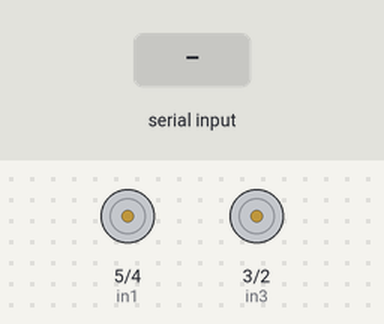
This sketch was run on a simulated Arduino Uno, built with avr-gcc and run on an emulated ATmega328P. Shown: motor-driver pin pairs drawn as motors (green arrow = first pin HIGH = forward, orange = second pin HIGH = backward, longer = more drive, scaled by the enable pin). Inputs (shaded band) come from the test bench. What the sketch prints to the serial monitor is not drawn.

Above: at 1.2 s.
1.3 s: "F" received over Serial
At 2.1 s:
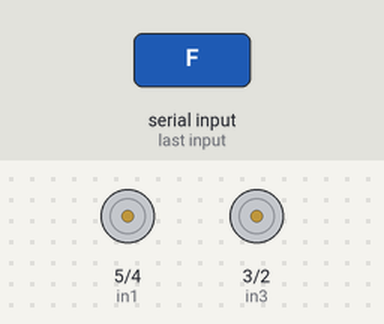
2.8 s: byte 71 (71) received over Serial
At 3.1 s:
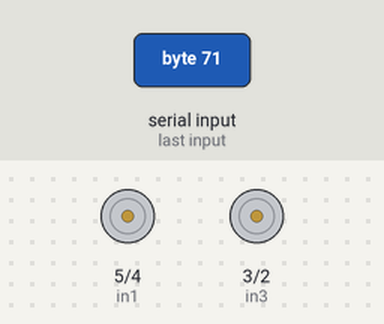
4.3 s: byte 74 (74) received over Serial
At 5.4 s:
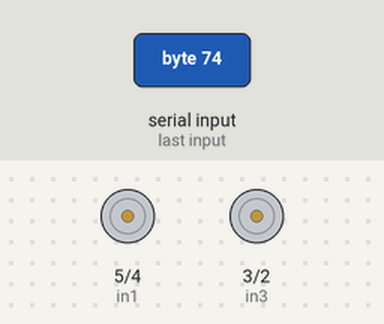
5.8 s: byte 72 (72) received over Serial
At 6.9 s:
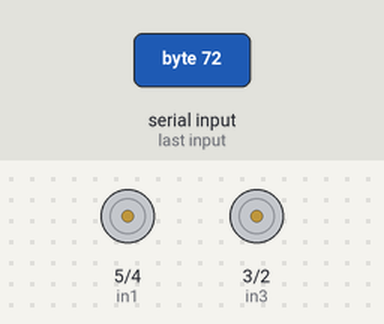
7.3 s: "B" received over Serial
At 8.0 s:
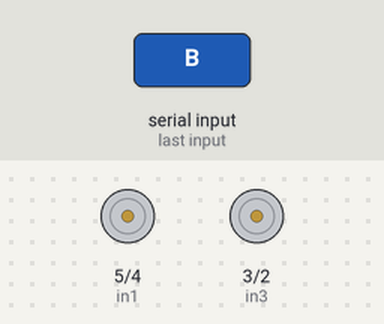
8.8 s: "R" received over Serial
At 9.1 s:
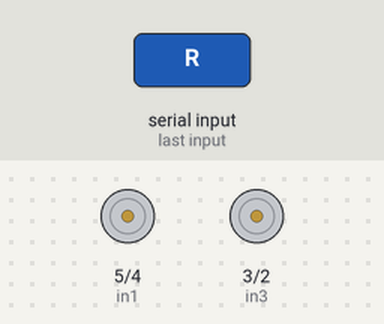
Timing chart, 0 to 11.3 s (numbered marks = the images above; inputs shaded):
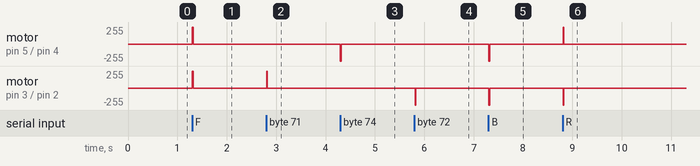

The sketch:

bluetooth_hc_05.ino
```cpp
/*********TACHLOG powered********
*********www.troncart.com*******
**electronics components online**
***********Bluetooth controlled car**************
***********13-05-2019**************
*/


int incomingByte = 0;     // for incoming serial data
int enA = 9;              //setting pin 9 as the enable pin of left motor
int in1 = 5;              //setting pin 5 as the input command for left motor
int in2 = 4;              //setting pin 4 as the input command for left motor
int enB = 10;             //setting pin 10 as the enable pin of right motor
int in3 = 3;              //setting pin 3 as the input command for right motor
int in4 = 2;              //setting pin 2 as the input command for right motor
void setup()
{
  Serial.begin(9600);     // opens serial port, sets data rate to 9600 bps
  pinMode(enA, OUTPUT);   //Sets the digital ports used to an output
  pinMode(in1, OUTPUT);
  pinMode(in2, OUTPUT);
  pinMode(enB, OUTPUT);
  pinMode(in3, OUTPUT);
  pinMode(in4, OUTPUT);
}

void loop()
{
 if (Serial.available() > 0) // read the incoming byte:
  {
    incomingByte = Serial.read();
//    Serial.print("I received: ");
//    Serial.println(incomingByte);
switch (incomingByte)
{
  case 83:
  digitalWrite(enA, LOW);
  digitalWrite(enB, LOW);
  digitalWrite(in1, LOW);
  digitalWrite(in2, LOW);
  digitalWrite(in3, LOW);
  digitalWrite(in4, LOW);
  Serial.println("both motor are at rest");
  break;

    case 70:
  digitalWrite(enA, HIGH);
  digitalWrite(enB, HIGH);
  digitalWrite(in1, HIGH);
  digitalWrite(in2, LOW);
  digitalWrite(in3, HIGH);
  digitalWrite(in4, LOW);
  Serial.println("runs forward");
  break;

    case 66:
  digitalWrite(enA, HIGH);
  digitalWrite(enB, HIGH);
  digitalWrite(in1, LOW);
  digitalWrite(in2, HIGH);
  digitalWrite(in3, LOW);
  digitalWrite(in4, HIGH);
  Serial.println("runs backward");
  break;

    case 82:
  digitalWrite(enA, HIGH);
  digitalWrite(enB, HIGH);
  digitalWrite(in1, HIGH);
  digitalWrite(in2, LOW);
  digitalWrite(in3, LOW);
  digitalWrite(in4, HIGH);
  Serial.println("turns right");
  break;

    case 76:
  digitalWrite(enA, HIGH);
  digitalWrite(enB, HIGH);
  digitalWrite(in1, LOW);
  digitalWrite(in2, HIGH);
  digitalWrite(in3, HIGH);
  digitalWrite(in4, LOW);
  Serial.println("turns left");
  break;

    case 73:
  digitalWrite(enA, HIGH);
  digitalWrite(enB, LOW);
  digitalWrite(in1, HIGH);
  digitalWrite(in2, LOW);
  digitalWrite(in3, LOW);
  digitalWrite(in4, LOW);
  Serial.println("front right");
  break;

  case 71:
  digitalWrite(enA, LOW);
  digitalWrite(enB, HIGH);
  digitalWrite(in1, LOW);
  digitalWrite(in2, LOW);
  digitalWrite(in3, HIGH);
  digitalWrite(in4, LOW);
  Serial.println("front left");
  break;

  case 74:
  digitalWrite(enA, HIGH);
  digitalWrite(enB, LOW);
  digitalWrite(in1, LOW);
  digitalWrite(in2, HIGH);
  digitalWrite(in3, LOW);
  digitalWrite(in4, LOW);
  Serial.println("back right");
  break;

  case 72 :
  digitalWrite(enA, LOW);
  digitalWrite(enB, HIGH);
  digitalWrite(in1, LOW);
  digitalWrite(in2, LOW);
  digitalWrite(in3, LOW);
  digitalWrite(in4, HIGH);
  Serial.println("back left");
  break;

  default:
  digitalWrite(enA, LOW);
  digitalWrite(enB, LOW);
  digitalWrite(in1, LOW);
  digitalWrite(in2, LOW);
  digitalWrite(in3, LOW);
  digitalWrite(in4, LOW);
  break;

}
}
else
{
  digitalWrite(enA, LOW);
  digitalWrite(enB, LOW);
  digitalWrite(in1, LOW);
  digitalWrite(in2, LOW);
  digitalWrite(in3, LOW);
  digitalWrite(in4, LOW);
  Serial.println("do nothing");
}

}
```

Measured:
- after the input at 1.3 s, motor on pin 5 (in1) / pin 4 (in2), motor on pin 3 (in3) / pin 2 (in4): stopped → forward 255/255 at once, → stopped 0.01 s later
- after the input at 2.8 s, motor on pin 3 (in3) / pin 2 (in4): stopped → forward 255/255 at once, → stopped 0.01 s later
- after the input at 4.3 s, motor on pin 5 (in1) / pin 4 (in2): stopped → backward 255/255 at once, → stopped 0.01 s later
- after the input at 5.8 s, motor on pin 3 (in3) / pin 2 (in4): stopped → backward 255/255 at once, → stopped 0.01 s later
- after the input at 7.3 s, motor on pin 5 (in1) / pin 4 (in2), motor on pin 3 (in3) / pin 2 (in4): stopped → backward 255/255 at once, → stopped 0.02 s later
- after the input at 8.8 s, motor on pin 5 (in1) / pin 4 (in2): stopped → forward 255/255 at once, → stopped 0.01 s later; motor on pin 3 (in3) / pin 2 (in4): stopped → backward 255/255 at once, → stopped 0.01 s later
